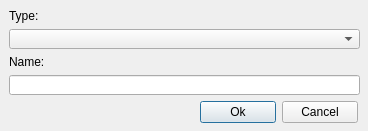
<?xml version="1.0" encoding="UTF-8"?>
<ui version="4.0">
 <class>frmnewres</class>
 <widget class="QDialog" name="frmnewres">
  <property name="geometry">
   <rect>
    <x>0</x>
    <y>0</y>
    <width>368</width>
    <height>131</height>
   </rect>
  </property>
  <property name="sizePolicy">
   <sizepolicy hsizetype="Preferred" vsizetype="Fixed">
    <horstretch>0</horstretch>
    <verstretch>0</verstretch>
   </sizepolicy>
  </property>
  <property name="minimumSize">
   <size>
    <width>0</width>
    <height>131</height>
   </size>
  </property>
  <property name="maximumSize">
   <size>
    <width>16777215</width>
    <height>131</height>
   </size>
  </property>
  <property name="windowTitle">
   <string>Dialog</string>
  </property>
  <widget class="QWidget" name="layoutWidget">
   <property name="geometry">
    <rect>
     <x>200</x>
     <y>100</y>
     <width>158</width>
     <height>25</height>
    </rect>
   </property>
   <layout class="QHBoxLayout" name="horizontalLayout">
    <item>
     <widget class="QPushButton" name="btnOk">
      <property name="text">
       <string>Ok</string>
      </property>
     </widget>
    </item>
    <item>
     <widget class="QPushButton" name="btnCancel">
      <property name="text">
       <string>Cancel</string>
      </property>
     </widget>
    </item>
   </layout>
  </widget>
  <widget class="QWidget" name="layoutWidget">
   <property name="geometry">
    <rect>
     <x>9</x>
     <y>9</y>
     <width>351</width>
     <height>86</height>
    </rect>
   </property>
   <layout class="QVBoxLayout" name="verticalLayout">
    <item>
     <widget class="QLabel" name="label">
      <property name="text">
       <string>Type:</string>
      </property>
     </widget>
    </item>
    <item>
     <widget class="QComboBox" name="cmbType"/>
    </item>
    <item>
     <widget class="QLabel" name="label_2">
      <property name="text">
       <string>Name: </string>
      </property>
     </widget>
    </item>
    <item>
     <widget class="QLineEdit" name="txtName"/>
    </item>
   </layout>
  </widget>
 </widget>
 <tabstops>
  <tabstop>cmbType</tabstop>
  <tabstop>txtName</tabstop>
  <tabstop>btnOk</tabstop>
  <tabstop>btnCancel</tabstop>
 </tabstops>
 <resources/>
 <connections/>
</ui>
